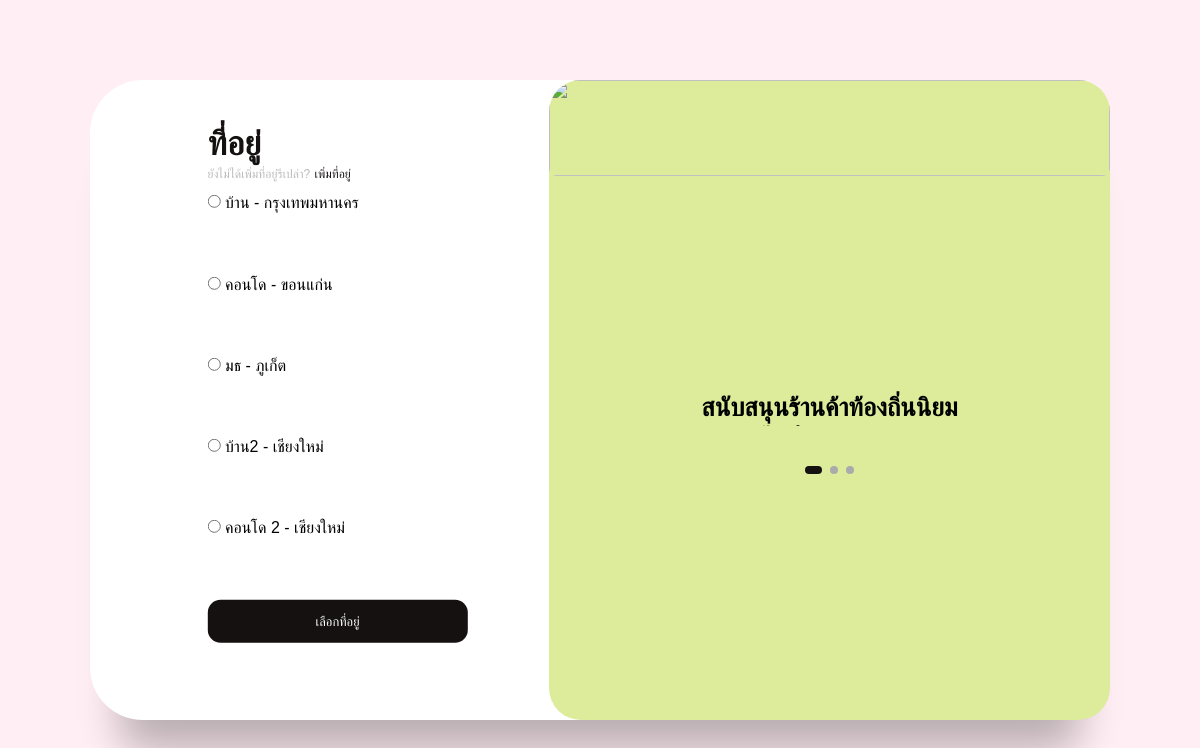
Page /address/ (signed in) on the earlier database version.
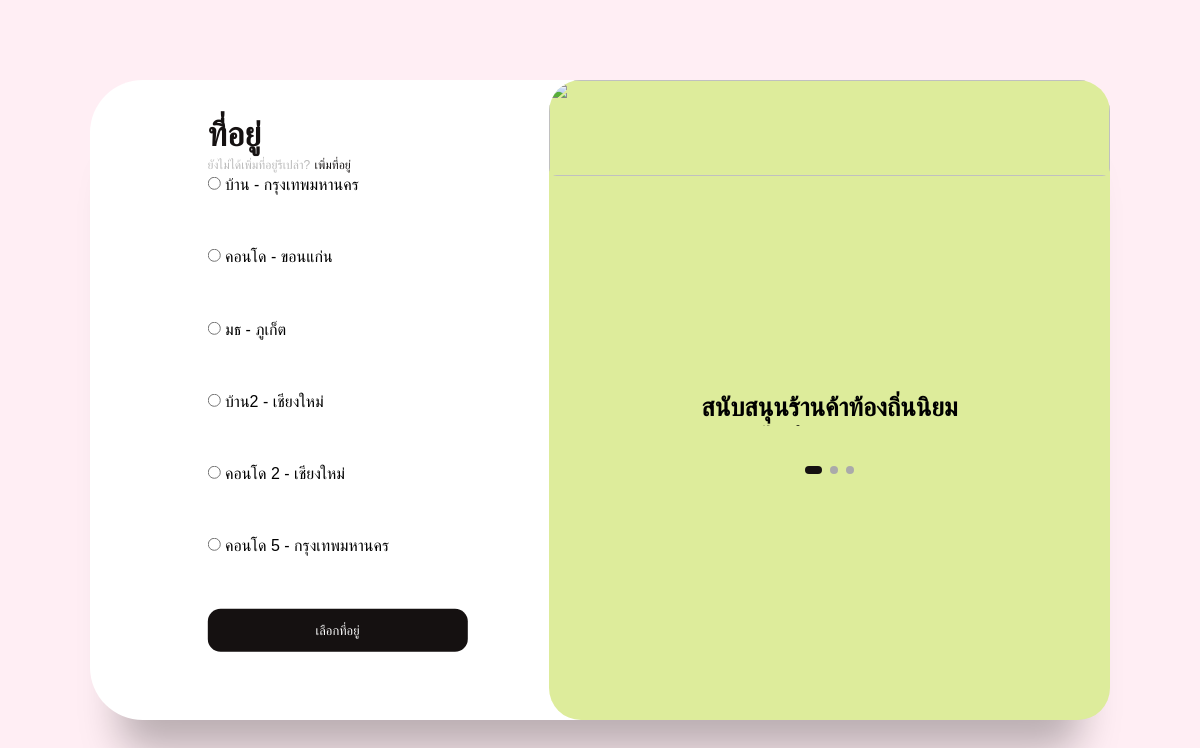
Same page on the later database version.
### food/models.py (models this page shows)
class Address(models.Model):
    user = models.ForeignKey(User, on_delete=models.CASCADE, related_name='addresses')
    name = models.CharField(max_length=100)
    house_number = models.CharField(max_length=100)
    sub_district = models.CharField(max_length=100)
    district = models.CharField(max_length=100)
    province = models.CharField(max_length=100)
    postal_code = models.CharField(max_length=10)
    is_default = models.BooleanField(default=False)

### food/views.py (the view)
# urls.py: path('address/', views.address_list, name='address'),
@login_required
def address_list(request):
    addresses = Address.objects.filter(user=request.user)
    if request.method == 'POST':
        selected_address_id = request.POST.get('selected_address')
        if selected_address_id:
            request.session['selected_address'] = int(selected_address_id)
        next_url = request.GET.get('next', 'home')
        return redirect(next_url)
    return render(request, 'food/address.html', {
        'addresses': addresses,
    })

### food/context_processors.py (called while the page is built)
def cart_context(request):
    if request.user.is_authenticated:
        cart_items = CartItem.objects.filter(user=request.user)
        total = sum(item.get_total_price() for item in cart_items)
        return {
            'cart_items': cart_items,
            'total_cart_price': total
        }
    return {}

def cart_count(request):
    cart = request.session.get('cart', {})
    total_quantity = sum(item['quantity'] for item in cart.values())  # รวมจำนวนสินค้าทั้งหมดในตะกร้า
    return {'cart_count': total_quantity}

### food/templates/food/address.html (shortened to what this page needs)
{% load static %}
<!DOCTYPE html>
<html>
  <head>
    <link rel="stylesheet" href="{% static 'css/style.css' %}" />
  </head>
  <body>
    <main>
      <div class="box">
        <div class="inner-box">
          <div class="forms-wrap">
            <form action="{% url 'select_address' %}?next={{ request.GET.next|default:'home' }}" method="POST" class="sign-in-form" autocomplete="off">
              <div class="heading">
                <h2>ที่อยู่</h2>
                <h6>ยังไม่ได้เพิ่มที่อยู่รึเปล่า?</h6>
                <a href="#" class="toggle">เพิ่มที่อยู่</a>
              </div>
              {% for address in addresses %}
              <div class="input-wrap">
                  <input type="radio" id="address1" name="selected_address" value="{{ address.id }}">
                  {{ address.name }} - {{ address.province }}
              </div>
              {% empty %}
              <p>คุณยังไม่มีที่อยู่</p>
              {% endfor %}
                {% if addresses %}
                <input type="submit" value="เลือกที่อยู่" class="sign-btn" />
                {% endif %}
              </div>
            <form action="{% url 'add_address' %}" method="POST" autocomplete="off" class="sign-up-form-2" id="signup-form">
              <div class="heading">
                <h2>ที่อยู่</h2>
                <h6>เพิ่มที่อยู่ไว้แล้วรึเปล่า?</h6>
                <a href="#" class="toggle">เลือกที่อยู่</a>
              </div>
              <div class="actual-form">
                <div class="input-wrap">
                  <label>ชื่อที่อยู่</label>
                </div>
                <div class="input-wrap">
                  <label>บ้านเลขที่ / หมู่บ้าน / หมู่ที่</label>
                </div>
                <div class="input-wrap">
                  <label>แขวง/ตำบล</label>
                </div>
                <div class="input-wrap">
                  <label>เขต/อำเภอ</label>
                </div>
                <div class="input-wrap">
                  <label>จังหวัด</label>
                </div>
                <div class="input-wrap">
                  <label>รหัสไปรษณีย์</label>
                </div>
              </div>
            </form>
          </div>
          <div class="carousel">
            <div class="images-wrapper">
              <img src="{% static 'images/image1.png' %}" class="image img-1 show" alt="" />
            </div>
            <div class="text-slider">
              <div class="text-wrap">
                <div class="text-group">
                  <h2>สนับสนุนร้านค้าท้องถิ่นนิยม</h2>
                </div>
              </div>
              <div class="bullets">
                <span class="active" data-value="1"></span>
                <span data-value="2"></span>
                <span data-value="3"></span>
              </div>
            </div>
          </div>
        </div>
    </main>
  </body>
</html>

### food/static/css/style.css (style rules this page uses)
img { display: block; margin-left: auto; margin-right: auto; width: 96px; height: 96px; object-fit: cover; border-radius: 8px; }
*, *::before, *::after { padding: 0; margin: 0; box-sizing: border-box; }
body, input { font-family: "Prompt", sans-serif; }
main { width: 100%; min-height: 100vh; overflow: hidden; background-color: #ffeef4; padding: 2rem; display: flex; align-items: center; justify-content: center; }
.box { position: relative; width: 100%; max-width: 1020px; height: 640px; background-color: #fff; border-radius: 3.3rem; box-shadow: 0 60px 40px -30px rgba(0, 0, 0, 0.27); }
.inner-box { position: absolute; width: calc(100% - 4.1rem); height: calc(100% - 4.1rem); top: 50%; left: 50%; transform: translate(-50%, -50%); }
.forms-wrap { position: absolute; height: 100%; width: 45%; top: 0; left: 0; display: grid; grid-template-columns: 1fr; grid-template-rows: 1fr; transition: 0.8s ease-in-out; }
form { max-width: 260px; width: 100%; margin: 0 auto; height: 100%; display: flex; flex-direction: column; justify-content: space-evenly; grid-column: 1 / 2; grid-row: 1 / 2; transition: opacity 0.02s 0.4s; }
.heading h2 { font-size: 2.1rem; font-weight: 600; color: #151111; }
.heading h6 { color: #bababa; font-weight: 400; font-size: 0.75rem; display: inline; }
.toggle { color: #151111; text-decoration: none; font-size: 0.75rem; font-weight: 500; transition: 0.3s; }
.input-wrap { position: relative; height: 37px; margin-bottom: 2rem; z-index: 1; }
label { position: absolute; left: 10px; top: 50%; transform: translateY(-50%); font-size: 0.95rem; color: #bbb; pointer-events: auto; transition: 0.4s; z-index: 2; }
input[type="radio"] { pointer-events: auto; cursor: pointer; }
.sign-btn { display: inline-block; width: 100%; height: 43px; background-color: #151111; color: #fff; border: none; cursor: pointer; border-radius: 0.8rem; font-size: 0.8rem; margin-bottom: 2rem; transition: 0.3s; }
.carousel { position: absolute; height: 100%; width: 55%; left: 45%; top: 0; background-color: #ddec9b; border-radius: 2rem; display: grid; grid-template-rows: auto 1fr; padding-bottom: 2rem; overflow: hidden; transition: 0.8s ease-in-out; }
.images-wrapper { display: grid; grid-template-columns: 1fr; grid-template-rows: 1fr; }
.image { width: 100%; grid-column: 1/2; grid-row: 1/2; opacity: 0; transition: opacity 0.3s, transform 0.5s; }
.img-1 { transform: translate(0, -50px); }
.image.show { opacity: 1; transform: none; }
.text-slider { display: flex; align-items: center; justify-content: center; flex-direction: column; }
.text-wrap { max-height: 2.2rem; overflow: hidden; margin-bottom: 2.5rem; }
.text-group { display: flex; flex-direction: column; text-align: center; transform: translateY(0); transition: 0.5s; }
.text-group h2 { line-height: 2.2rem; font-weight: 600; font-size: 1.6rem; }
.bullets { display: flex; align-items: center; justify-content: center; }
.bullets span { display: block; width: 0.5rem; height: 0.5rem; background-color: #aaa; margin: 0 0.25rem; border-radius: 50%; cursor: pointer; transition: 0.3s; }
.bullets span.active { width: 1.1rem; background-color: #151111; border-radius: 1rem; }
form.sign-up-form-2 { transform: translateX(100%); }

Differences in the rows shown:
added Address: name "คอนโด 5", province "กรุงเทพมหานคร"
